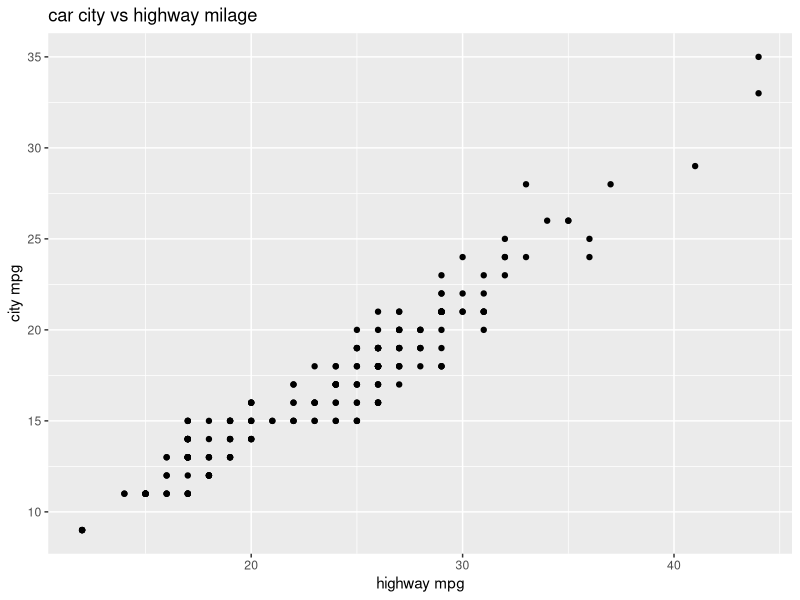
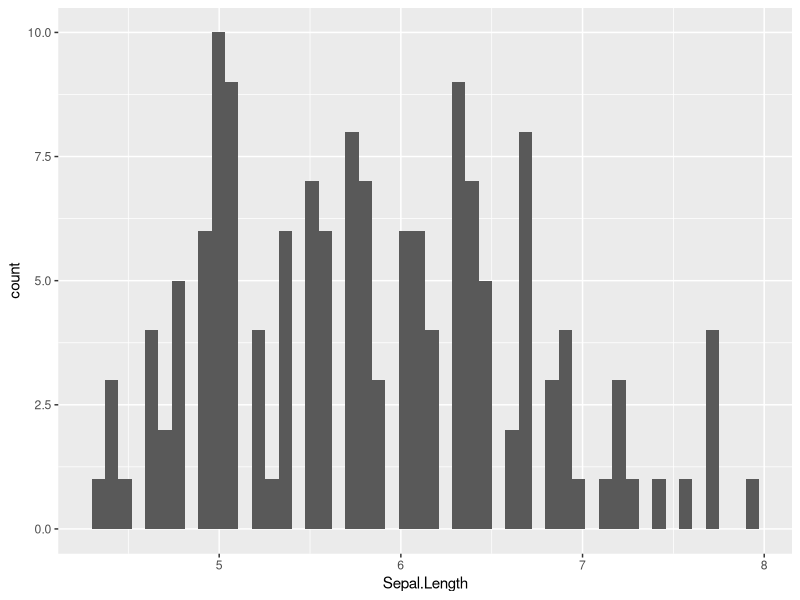
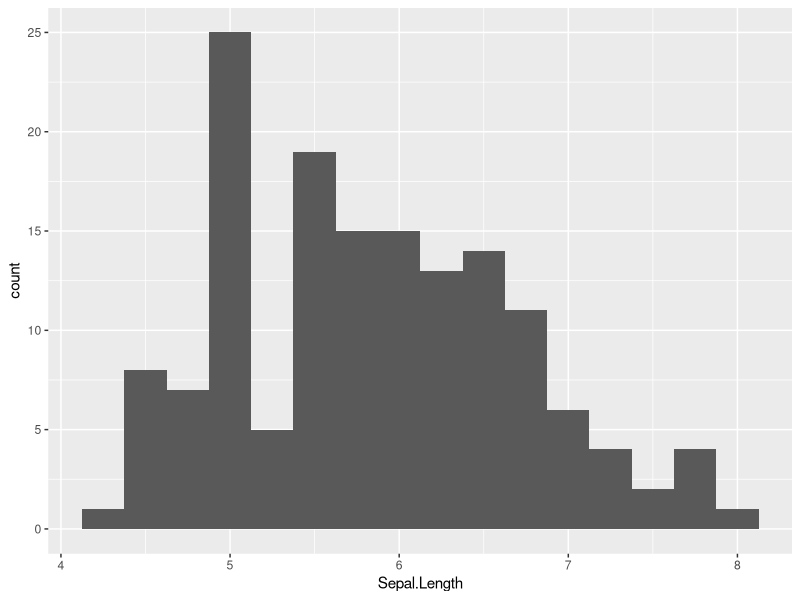
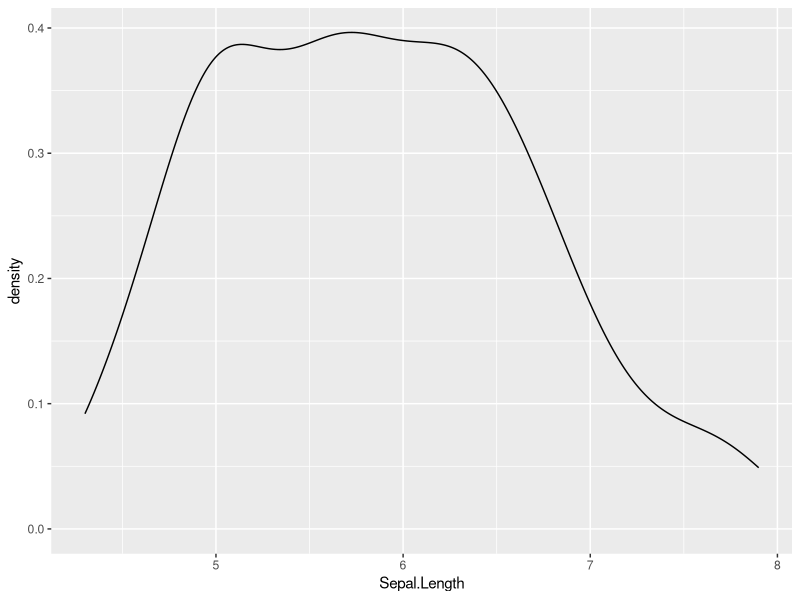
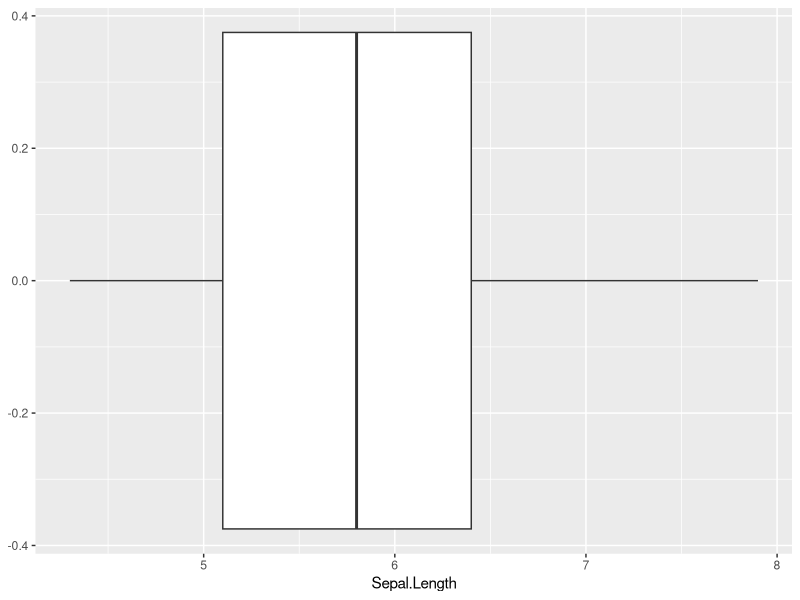
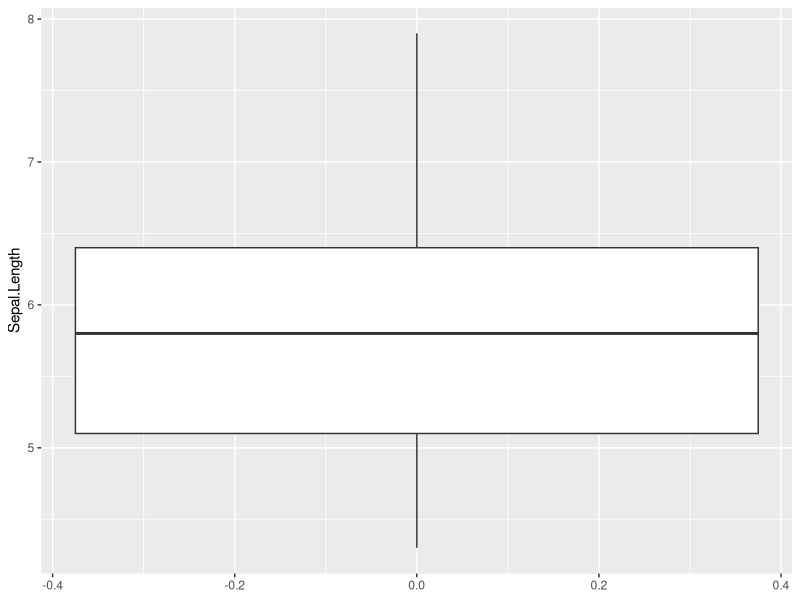
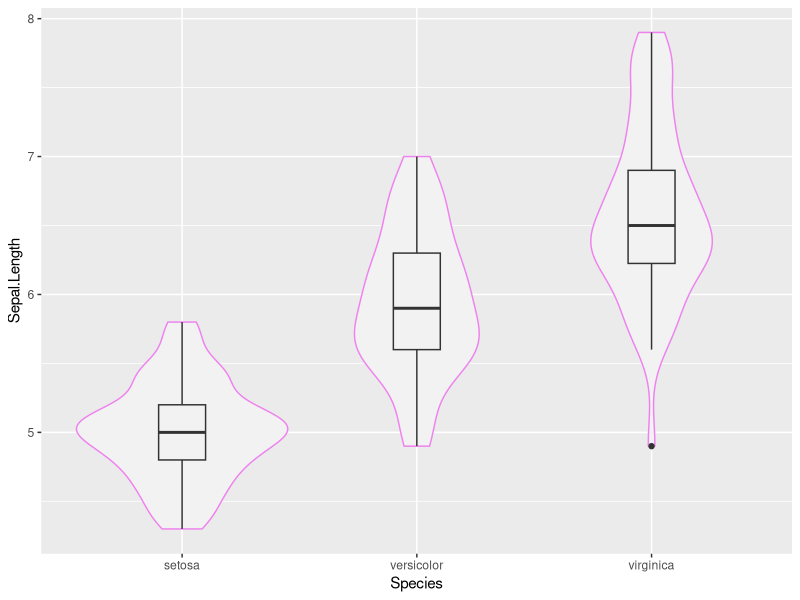
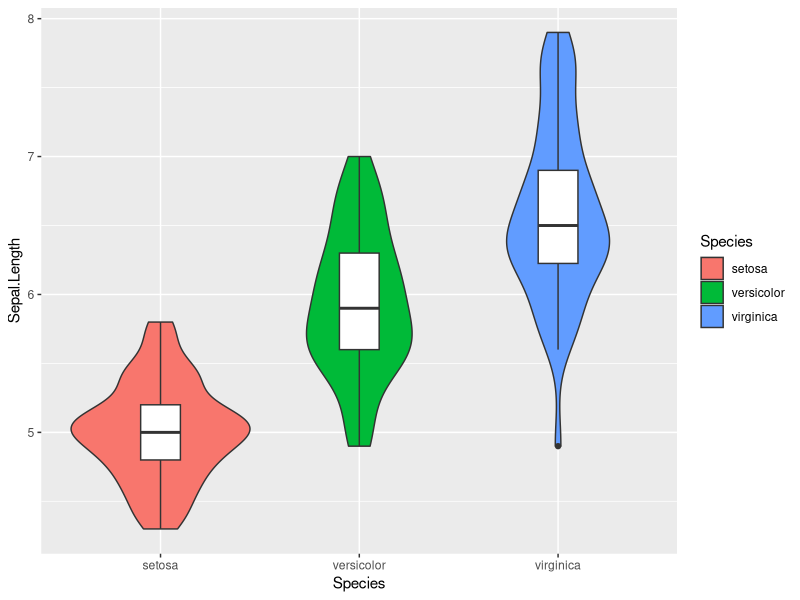

R code for these plots, in order:

install.packages(c("usethis","credentials"))

install.packages("ggplot2")
library(ggplot2)

str(mpg)




# X and Y Plots #### 
ggplot(data = mpg, aes(x=hwy, y=cty)) +
  geom_point() +
  labs(x = "highway mpg",
      y = "city mpg",
      title = "car city vs highway milage")








# Histogram ####
# We can set the number of bars with 'bins' 
str(iris)
ggplot(data = iris, aes(x=Sepal.Length)) +
  geom_histogram(bins = 50)
# We can set the size of bars with 'binwidth'
ggplot(data = iris, aes(x=Sepal.Length)) +
  geom_histogram(binwidth = 0.25)







# Distribution curve ####
ggplot(data = iris, aes(x=Sepal.Length)) + 
  geom_density()







# Box Plots ####
ggplot(data = iris, aes(x = Sepal.Length)) + 
  geom_boxplot()

ggplot(data = iris, aes(y = Sepal.Length)) +
  geom_boxplot()







# Violin Plot ####
ggplot(data = iris, aes(x = Species, y = Sepal.Length)) + 
  geom_violin(color = "violet", fill = "grey95") + 
  geom_boxplot(width = 0.2, fill = NA)

ggplot(data = iris, aes(x = Species, y = Sepal.Length, fill = Species)) + 
  geom_violin() + 
  geom_boxplot(width = 0.2, fill = "white")

ggplot(data = iris, aes(x = Species, y = Sepal.Length)) + 
  geom_violin(aes(fill= Species)) + 
  geom_boxplot(width = 0.2)







# Barplots #### 
ggplot(data = iris, aes(x=Species, y = Sepal.Length)) + 
  geom_bar(stat = "summary",
           fun = "mean")




# Scatter Plots ####
# Aes is aesthetics
ggplot(data = iris, aes(x = Species, y= Sepal.Length)) +
  geom_point()

ggplot(data = iris, aes(x = Species, y= Sepal.Length)) +
  geom_jitter(width = 0.25)



# Line Plot ####
ggplot(data = iris, aes(x = Sepal.Length, y = Sepal.Width)) +
  geom_point() +
  geom_line(stat = "summary", fun = "mean")

# Line of best fit
ggplot(data = iris, aes(x = Sepal.Length, y = Sepal.Width)) +
  geom_point() +
  geom_smooth(se = F)





# Factors ####
mpg$year <- as.factor(mpg$year)
ggplot(data = iris, aes(x = Sepal.Length, y = Sepal.Width)) +
  geom_point(aes(color=Species)) +
  scale_color_manual(values = c("violet","lightpink", "red"))

iris$Species <- factor(iris$Species, level=c("versicolor, setosa, virginica"))
